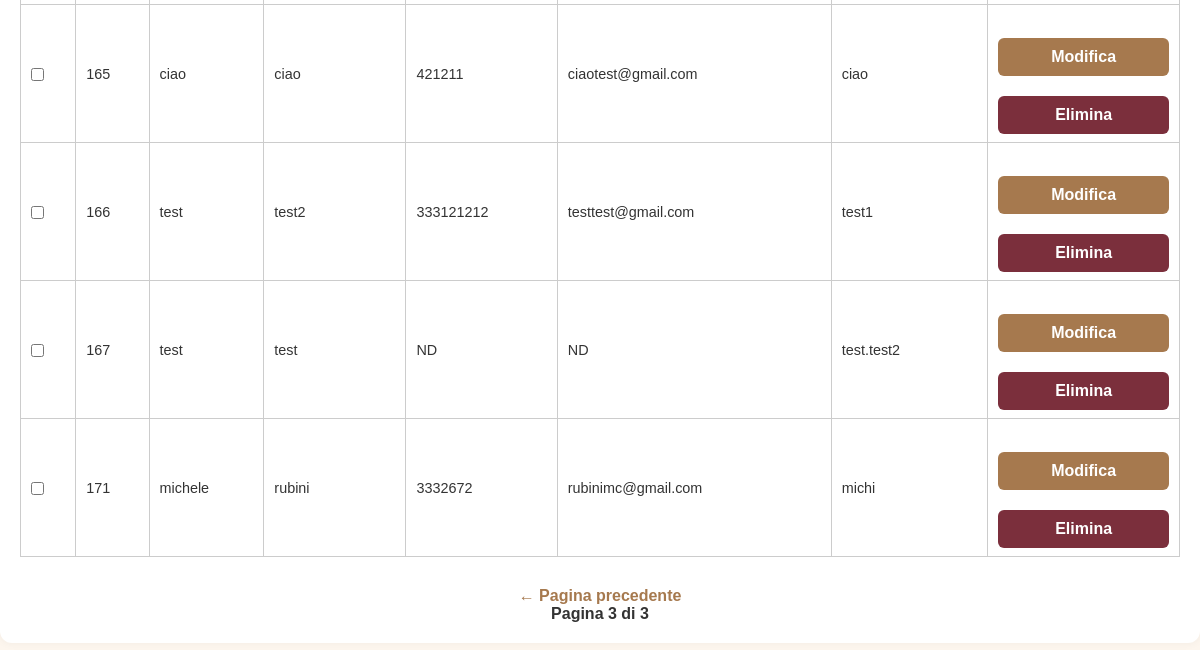
/admin_users?page=3&search= (signed in, lower part), run on an earlier commit of the app's database.
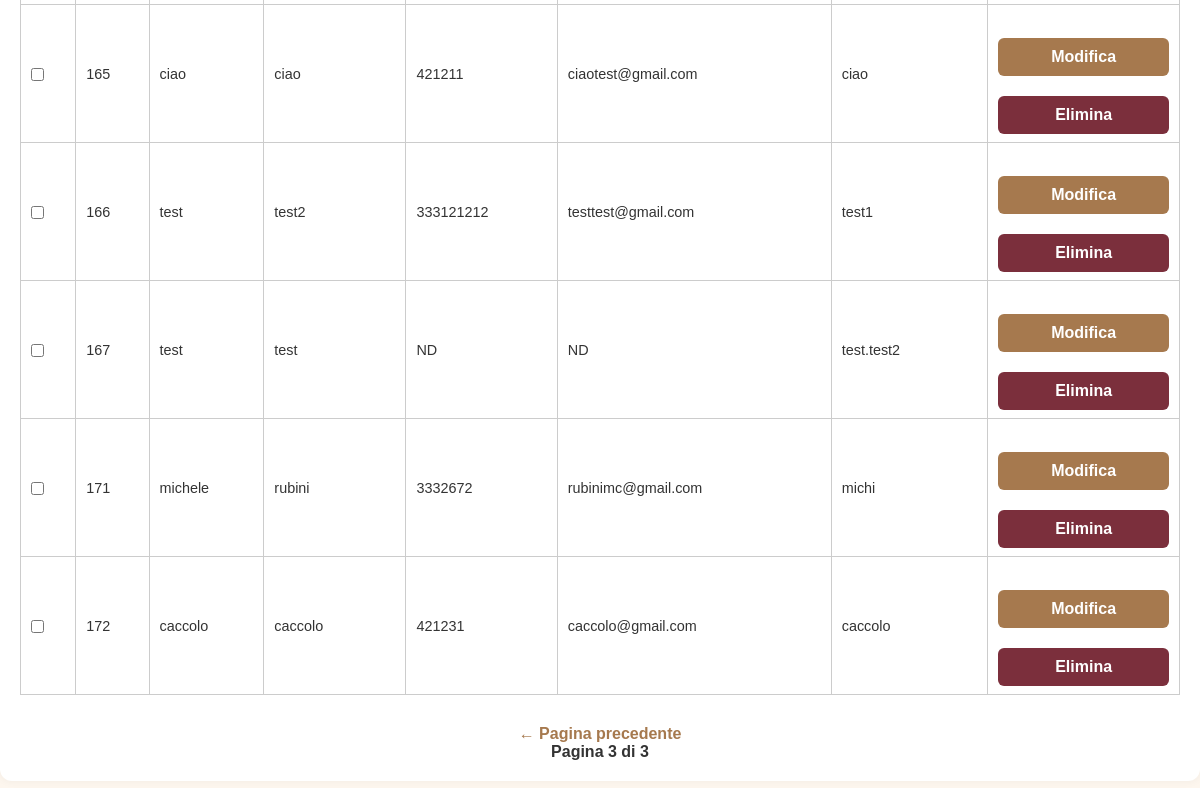
And on a later commit of the database.
### tables this page shows
CREATE TABLE users (
            id INTEGER PRIMARY KEY AUTOINCREMENT,
            username TEXT NOT NULL UNIQUE,
            password TEXT NOT NULL
        , name TEXT NOT NULL DEFAULT 'NOME', surname TEXT NOT NULL DEFAULT 'COGNOME', phone TEXT NOT NULL DEFAULT '0000000000', email TEXT, newsletter_optin INTEGER DEFAULT 0);

### app.py (the view)
@app.route('/admin_users')
def admin_users():
    if 'admin' not in session:
        return redirect(url_for('login_admin'))
    page = int(request.args.get('page', 1))
    per_page = 50
    offset = (page - 1) * per_page
    search_query = request.args.get('search', '').strip()
    conn = sqlite3.connect('bookings.db')
    cursor = conn.cursor()
    if search_query:
        search = f"%{search_query}%"
        cursor.execute("""
            SELECT COUNT(*) FROM users
            WHERE name LIKE ? OR surname LIKE ? OR phone LIKE ? OR email LIKE ?
        """, (search, search, search, search))
        total_users = cursor.fetchone()[0]
        cursor.execute("""
            SELECT id, name, surname, phone, email, username
            FROM users
            WHERE name LIKE ? OR surname LIKE ? OR phone LIKE ? OR email LIKE ?
            ORDER BY id
            LIMIT ? OFFSET ?
        """, (search, search, search, search, per_page, offset))
    else:
        cursor.execute("SELECT COUNT(*) FROM users")
        total_users = cursor.fetchone()[0]
        cursor.execute("""
            SELECT id, name, surname, phone, email, username
            FROM users
            ORDER BY id
            LIMIT ? OFFSET ?
        """, (per_page, offset))
    users = cursor.fetchall()
    conn.close()
    total_pages = (total_users + per_page - 1) // per_page
    return render_template('admin_users.html',
                           users=users,
                           page=page,
                           total_pages=total_pages,
                           search_query=search_query)

### templates/admin_users.html (shortened to what this page needs)
<!DOCTYPE html>
<html lang="it">
<head>
  <link rel="stylesheet" href="{{ url_for('static', filename='style.css') }}">
</head>
<body>
  <div class="page">
    <div class="container">
      {% if users %}
      <form method="post" action="{{ url_for('delete_selected_users') }}">
        <table>
          <tbody>
            {% for user in users %}
            <tr>
              <td><input type="checkbox" name="selected_users" value="{{ user[0] }}"></td>
              <td>{{ user[0] }}</td>
              <td>{{ user[1] }}</td>
              <td>{{ user[2] }}</td>
              <td>{{ user[3] }}</td>
              <td>{{ user[4] or 'ND' }}</td>
              <td>{{ user[5] }}</td>
              <td>
                <div class="actions">
                  <a href="{{ url_for('admin_edit_user', user_id=user[0]) }}">
                    <button class="big-btn" type="button">Modifica</button>
                  </a>
                  <form method="post" action="{{ url_for('admin_delete_user', user_id=user[0]) }}" onsubmit="return confirm('Confermi eliminazione utente {{ user[1] }} {{ user[2] }}?')">
                    <button type="submit" class="delete-btn">Elimina</button>
                  </form>
                </div>
              </td>
            </tr>
            {% endfor %}
          </tbody>
        </table>
      </form>
      <div class="pagination">
        {% if page > 1 %}
          <a href="{{ url_for('admin_users', page=page-1, search=search_query) }}">← Pagina precedente</a>
        {% endif %}
        <span>Pagina {{ page }} di {{ total_pages }}</span>
      </div>
      {% else %}
        <p>Nessun utente registrato.</p>
      {% endif %}
    </div>
  </div>
</body>
</html>

### static/style.css (style rules this page uses)
* { box-sizing: border-box; margin: 0; padding: 0; }
body { font-family: 'Arial', sans-serif; background-color: #fdf6ec; color: #333; display: flex; flex-direction: column; align-items: center; padding: 20px; }
.container { width: 100%; max-width: 600px; background: #fffaf2; padding: 20px; border-radius: 8px; box-shadow: 0 4px 12px rgba(0, 0, 0, 0.1); margin: 20px 0; }
form { display: flex; flex-direction: column; }
input, select, button { padding: 10px; margin-top: 5px; background-color: #fef9f0; color: #333; border: 1px solid #ccc; border-radius: 5px; font-size: 16px; }
button { background-color: #a67c52; color: #fff; cursor: pointer; font-weight: bold; transition: background-color 0.3s; border: none; }
.big-btn { width: 100%; padding: 15px; font-size: 18px; margin: 10px 0; }
a { display: block; text-align: center; margin-top: 15px; text-decoration: none; color: #a67c52; font-weight: bold; }
table { width: 100%; border-collapse: collapse; margin-top: 20px; background-color: #fff; color: #333; }
table, th, td { border: 1px solid #ddd; }

### templates/admin_users.html (style rules this page uses)
body { margin: 0; padding: 0; background-color: #fdf6ee; font-family: sans-serif; }
.page { width: 100%; display: flex; justify-content: center; }
.container { max-width: 1400px; margin: 40px auto; padding: 20px; background-color: #fff; border-radius: 12px; box-shadow: 0 0 10px rgba(0, 0, 0, 0.05); }
table { width: 100%; border-collapse: collapse; font-size: 0.9rem; }
.actions { display: flex; flex-direction: column; gap: 5px; }
.big-btn, .delete-btn { padding: 10px 16px; font-size: 1rem; border: none; border-radius: 6px; cursor: pointer; color: #fff; }
.big-btn { background-color: #a6794e; }
.delete-btn { background-color: #7b2f3c !important; }
.pagination { margin-top: 30px; text-align: center; font-size: 1rem; }
.pagination a { margin: 0 10px; text-decoration: none; font-weight: bold; color: #a6794e; }
.pagination span { font-weight: bold; }

What changed in the data, as far as the page shows it:
added users: id "172", name "caccolo", surname "caccolo", phone "421231", email "caccolo@gmail.com", username "caccolo"
